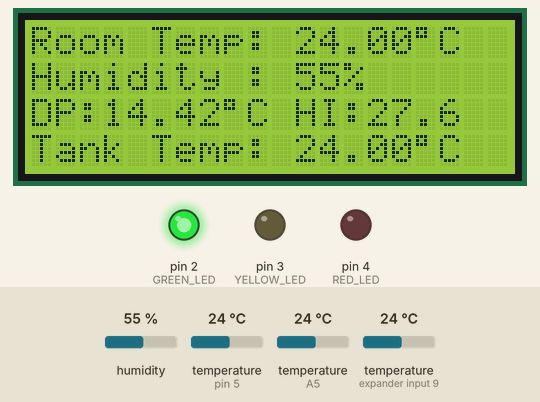
Recording of a sketch running on a simulated Arduino Uno, built with avr-gcc and run on an emulated ATmega328P. Parts: 20×4 character LCD, output pins drawn as LEDs (lit = HIGH). The inputs (shaded band) are chosen by the test bench; at power-on: humidity 55 %, temperature (sensors on pin 5, A5, expander input 9) 24 °C. What the sketch prints to the serial monitor is not drawn.

Above: at 2.4 s.
2.5 s: humidity set to 68 %
At 8.7 s:
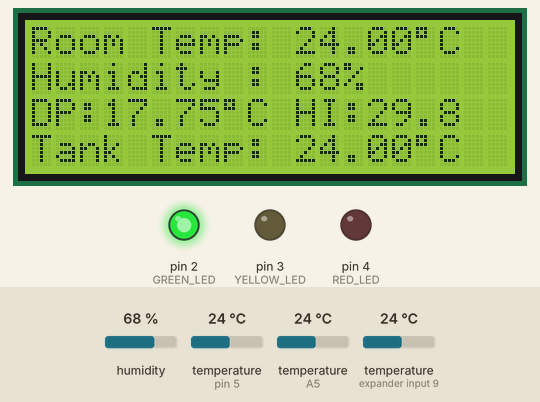
9.3 s: humidity set to 71 %
At 14.6 s:
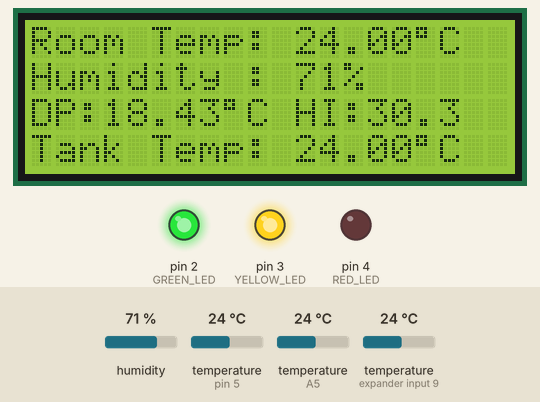
16.1 s: temperature (sensor on pin 5) set to 28 °C
At 20.5 s:
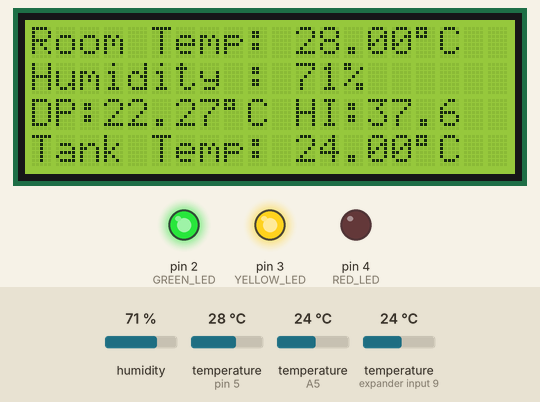
22.9 s: temperature (sensor on pin 5) set to 31 °C
At 26.5 s:
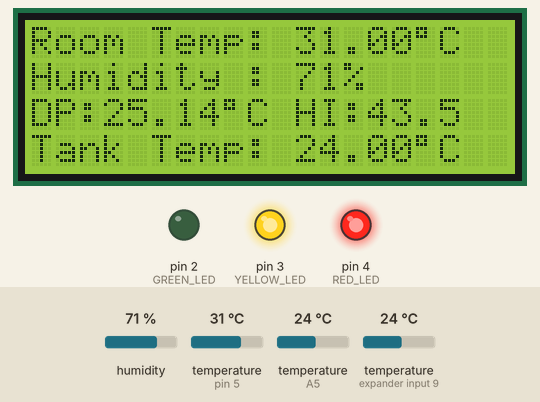
29.7 s: humidity set to 75 %
At 31.2 s:
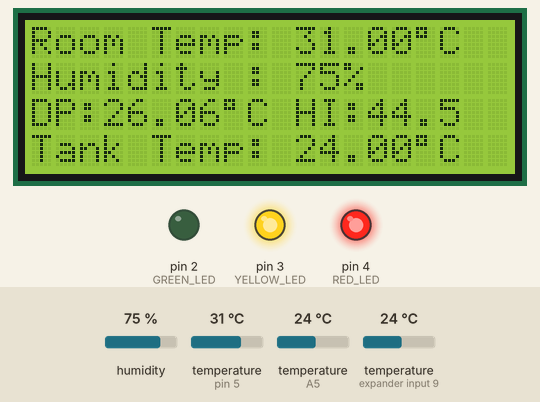
36.5 s: humidity set to 78 %
At 37.1 s:
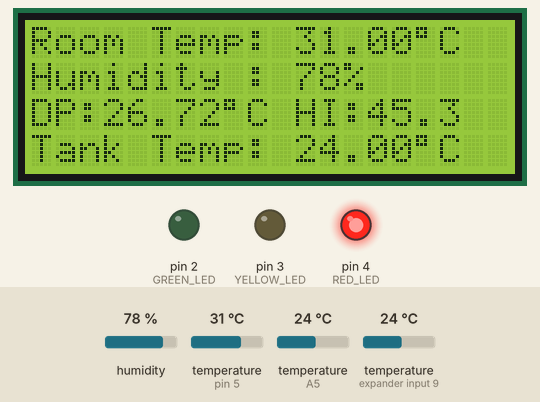
Timing chart, 0 to 39.5 s (numbered marks = the images above; inputs shaded):
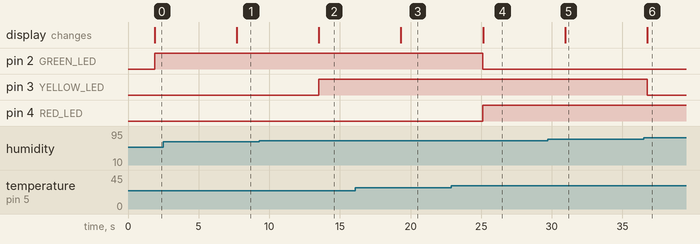

Measured:
- the behaviour switches between 69 and 70 % on humidity (found by bisection; images 1 and 2)
- the behaviour switches between 29 and 30 °C on temperature (sensor on pin 5) (found by bisection; images 3 and 4)
- the behaviour switches between 76 and 77 % on humidity (found by bisection; images 5 and 6)
- after the input at 2.5 s, the display: changes after 5.2 s (image 1)
- after the input at 9.3 s, pin 3 (YELLOW_LED): LOW → HIGH after 4.2 s; the display: changes after 4.2 s (image 2)
- after the input at 16.1 s, the display: changes after 3.2 s (image 3)
- after the input at 22.9 s, pin 2 (GREEN_LED): HIGH → LOW after 2.2 s; pin 4 (RED_LED): LOW → HIGH after 2.2 s; the display: changes after 2.2 s (image 4)
- after the input at 29.7 s, the display: changes after 1.2 s (image 5)
- after the input at 36.5 s, pin 3 (YELLOW_LED): HIGH → LOW after 0.25 s; the display: changes after 0.25 s (image 6)

The sketch:

DHT11_with_2x18B20_Temp_NANO_wire.ino
```cpp
/*-----( Import needed libraries )-----*/
#include <dht.h>
#include <LiquidCrystal.h>
#include <DallasTemperature.h> // this library version already includes the OneWire library


/*-----( Declare Constants and Pin Numbers )-----*/
#define DHTPIN A5
#define ONE_WIRE_BUS_PIN 5

/*-----( Declare objects )-----*/
// Setup a oneWire instance to communicate with any OneWire devices
OneWire oneWire(ONE_WIRE_BUS_PIN);

// Pass our oneWire reference to Dallas Temperature.
DallasTemperature sensors(&oneWire);

// Setup an instance for the DHT sensor
dht DHT;

/*
  LiquidCrystal(rs, enable, d4, d5, d6, d7)
  LiquidCrystal(rs, rw, enable, d4, d5, d6, d7)
  LiquidCrystal(rs, enable, d0, d1, d2, d3, d4, d5, d6, d7)
  LiquidCrystal(rs, rw, enable, d0, d1, d2, d3, d4, d5, d6, d7)

  Parameters

  rs:     Arduino pin that is connected to the RS pin on the LCD
  rw:     Arduino pin that is connected to the RW pin on the LCD (optional)
  enable: Arduino pin that is connected to the enable pin on the LCD
  d0, d1, d2, d3, d4, d5, d6, d7:
  Arduino pins that are connected to the corresponding data pins on the LCD.
  d0, d1, d2, and d3 are optional;
  if omitted,
  the LCD will be controlled using only the four data lines (d4, d5, d6, d7). */

LiquidCrystal lcd(12, 11, 10, 9, 8, 7);


void setup() // setup the system

{
  pinMode(4, OUTPUT); //RED LED
  pinMode(3, OUTPUT);  //YELLOW LED
  pinMode(2, OUTPUT);  //GREEN LED

  digitalWrite(4, LOW);
  digitalWrite(3, LOW);
  digitalWrite(2, LOW);

  lcd.begin(20, 4);
  lcd.clear();
  lcd.setCursor(0, 0);
  lcd.print("Room Temp:");
  lcd.setCursor(16, 0);
  lcd.print((char)223);
  lcd.print("C ");
  lcd.setCursor(0, 1);
  lcd.print("Humidity :");
  lcd.setCursor(13, 1);
  lcd.print("%");
  lcd.setCursor(0, 2);
  lcd.print("DP:");
  lcd.setCursor(8, 2);
  lcd.print((char)223);
  lcd.print("C ");
  lcd.setCursor(11, 2);
  lcd.print("HI:");
  lcd.setCursor(0, 3);
  lcd.print("Tank Temp:");
  lcd.setCursor(16, 3);
  lcd.print((char)223);
  lcd.print("C ");

  sensors.begin(); //Start up the DallasTemperature library
  delay(1000); //Let sensors initialize

 Serial.begin(9600); // start serial port and comms
}

void loop()
{
  sensors.requestTemperatures(); // Send the command to get temperatures
  double celsius1(sensors.getTempCByIndex(0)); // index 0 is first sensor on the OneWire bus - this case Room Sensor
  lcd.setCursor(11, 0);
  lcd.print(celsius1);

  double celsius2(sensors.getTempCByIndex(1)); // index 1 is the second sensor on the OneWire bus - this case Fish Tank Sensor
  lcd.setCursor(11, 3);
  lcd.print(celsius2);

  DHT.read11(DHTPIN); // Get Humidity data from DHT11
  lcd.setCursor(11, 1);
  lcd.print(DHT.humidity, 0);

  double DP = (dewPoint(celsius1, DHT.humidity)); // dewpoint calculation calling on the function below
  lcd.setCursor(3, 2);
  lcd.print(DP);

  double HI = (humidex(celsius1, DP)); // humidity index (humidex) calculation calling on the function below
  lcd.setCursor(14, 2);
  lcd.print(HI, 1);

  /*Range of humidex: Degree of comfort
    20 to 29: Little to no discomfort
    30 to 39: Some discomfort
    40 to 45: Great discomfort; avoid exertion
    Above 45: Dangerous; heat stroke quite possible*/


  if (HI < 30)
  {
    digitalWrite(4, LOW);
    digitalWrite(3, LOW);
    digitalWrite(2, HIGH);
  }
  else if (HI > 30.01 and HI < 40)
  {
    digitalWrite(4, LOW);
    digitalWrite(3, HIGH);
    digitalWrite(2, HIGH);
  }
    else if (HI > 40.01 and HI < 45)
  {
    digitalWrite(4, HIGH);
    digitalWrite(3, HIGH);
    digitalWrite(2, LOW);
  }
  else
  {
    digitalWrite(4, HIGH);
    digitalWrite(3, LOW);
    digitalWrite(2, LOW);
  }

// below statements for data check on serial port of laptop. can be commented out if not needed
/* */
  Serial.print(celsius1);
  Serial.print("   ");
  Serial.print(DHT.humidity);
  Serial.print("   ");
  Serial.print(DHT.temperature);
  Serial.print("   ");
  Serial.print(DP);
  Serial.print("   ");
  Serial.print(HI);
  Serial.print("   ");
  Serial.print(celsius2);
  Serial.println();
/* */

// delay to gather data every five seconds.

  delay(5000);
}


// dewPoint function NOAA
// reference: http://wahiduddin.net/calc/density_algorithms.htm

double dewPoint(double tempC, double Humidity)
{
  double A0 = 373.15 / (273.15 + tempC);
  double SUM = -7.90298 * (A0 - 1);
  SUM += 5.02808 * log10(A0);
  SUM += -1.3816e-7 * (pow(10, (11.344 * (1 - 1 / A0))) - 1) ;
  SUM += 8.1328e-3 * (pow(10, (-3.49149 * (A0 - 1))) - 1) ;
  SUM += log10(1013.246);
  double VP = pow(10, SUM - 3) * Humidity;
  double T = log(VP / 0.61078); // temp var
  return (241.88 * T) / (17.558 - T);
}

/*
  // delta max = 0.6544 wrt dewPoint()
  // 5x faster than dewPoint()
  // reference: http://en.wikipedia.org/wiki/Dew_point

  double dewPointFast(double tempC, double Humidity)
  {
  double a = 17.271;
  double b = 237.7;
  double temp = (a * tempC) / (b + tempC) + log(Humidity * 0.01);
  double Td = (b * temp) / (a - temp);
  return Td;
  } */

double humidex(double tempC, double DewPoint)
{
  double e = 5417.7530 * ((1 / 273.16) - (1 / (273.16 + DewPoint)));
  double h = tempC + 0.5555 * ( 6.11 *  exp (e) - 10);
  return h;
}
```
